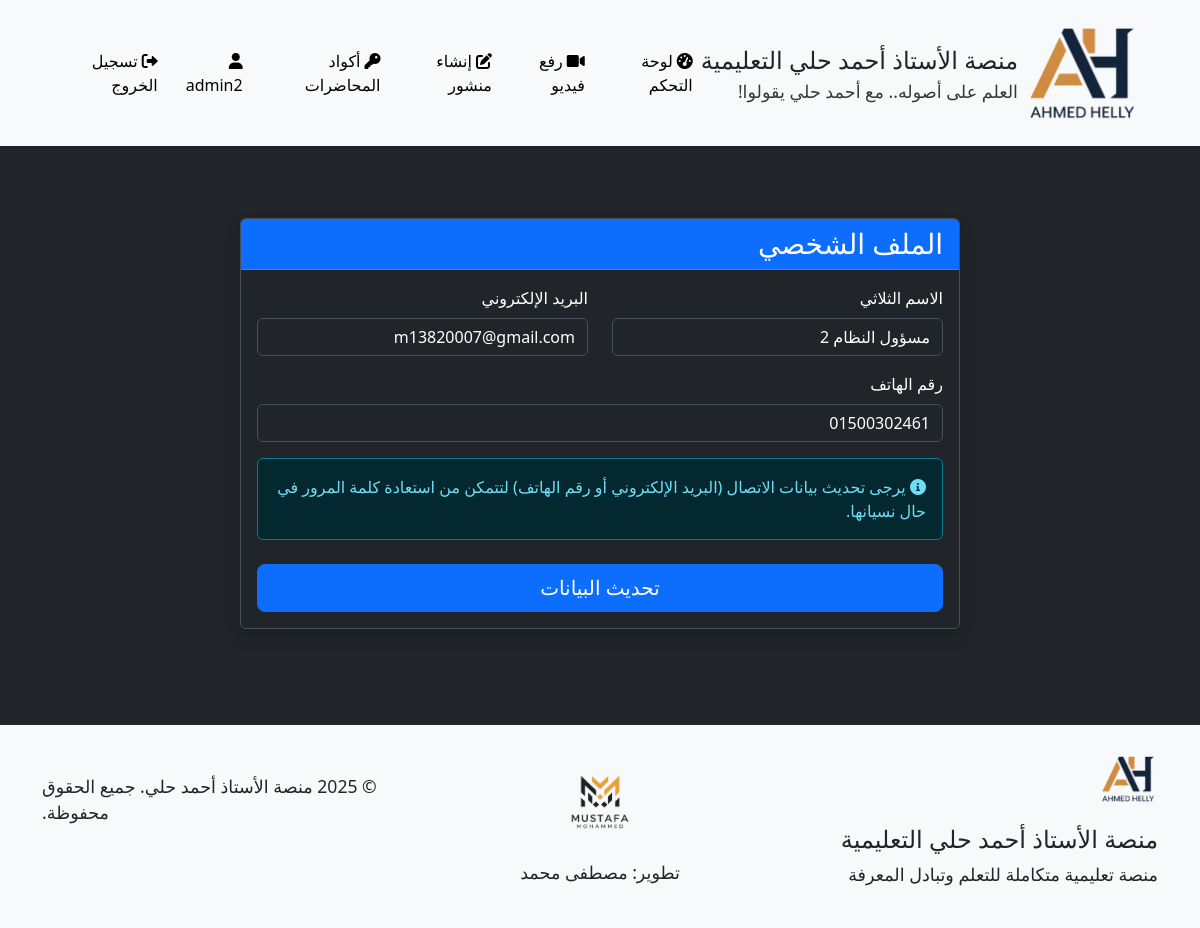
The app's page /profile (signed in), older data.
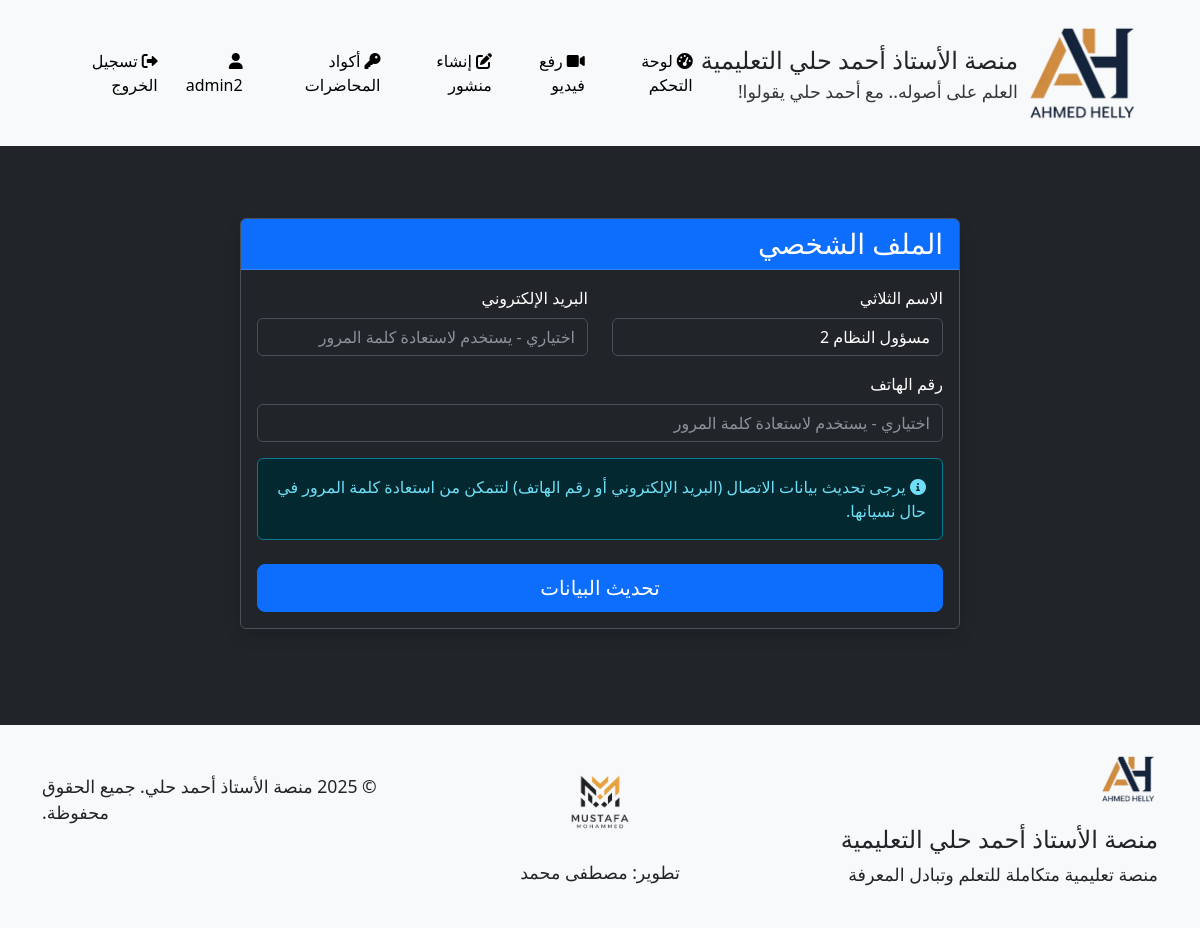
The same page, newer data.
### models.py (models this page shows, shortened)
class User(UserMixin, db.Model):
    __tablename__ = 'users'
    id = db.Column(db.Integer, primary_key=True)
    username = db.Column(db.String(64), unique=True, nullable=False)
    full_name = db.Column(db.String(100), nullable=True)  # الاسم الثلاثي
    email = db.Column(db.String(100), nullable=True)  # البريد الإلكتروني للاستعادة
    phone = db.Column(db.String(20), nullable=True)   # رقم الهاتف للاستعادة
    password_hash = db.Column(db.String(256), nullable=False)
    role = db.Column(db.String(20), nullable=False)  # 'admin' or 'student'
    reset_token = db.Column(db.String(100), nullable=True)  # رمز استعادة كلمة المرور
    reset_token_expiry = db.Column(db.DateTime, nullable=True)  # تاريخ انتهاء صلاحية الرمز
    videos = db.relationship('Video', backref='uploader', lazy='dynamic')
    comments = db.relationship('Comment', backref='author', lazy='dynamic')
    posts = db.relationship('Post', backref='author', lazy='dynamic')
    video_views = db.relationship('VideoView', backref='viewer', lazy='dynamic')

### routes.py (the view, shortened to what this page needs)
@main_bp.route('/profile', methods=['GET', 'POST'])
@login_required
def profile():
    form = ProfileForm()
    if request.method == 'GET':
        form.full_name.data = current_user.full_name
        form.email.data = current_user.email
        form.phone.data = current_user.phone
    return render_template('profile.html', form=form)

### forms.py
class ProfileForm(FlaskForm):
    full_name = StringField('الاسم الثلاثي', validators=[
        DataRequired(message='يجب إدخال الاسم الثلاثي'),
        Length(min=5, max=100, message='يجب أن يكون الاسم الثلاثي بين 5 و 100 حرف')
    ])
    email = StringField('البريد الإلكتروني', validators=[
        Optional(),
        Length(max=100, message='يجب أن لا يتجاوز البريد الإلكتروني 100 حرف')
    ])
    phone = StringField('رقم الهاتف', validators=[
        Optional(),
        Length(max=20, message='يجب أن لا يتجاوز رقم الهاتف 20 رقماً')
    ])
    submit = SubmitField('تحديث البيانات')

### app.py (called while the page is built)
    @login_manager.user_loader
    def load_user(user_id):
        return User.query.get(int(user_id))

### templates/profile.html (shortened to what this page needs)
{% extends 'base.html' %}
{% block content %}
<div class="container">
    <div class="row justify-content-center">
        <div class="col-lg-8">
            <div class="card shadow my-5">
                <div class="card-header bg-primary text-white">
                    <h3 class="mb-0">الملف الشخصي</h3>
                </div>
                <div class="card-body">
                    <form method="POST" action="{{ url_for('main.profile') }}">
                        <div class="row">
                            <div class="col-md-6 mb-3">
                                <label for="{{ form.full_name.id }}" class="form-label">الاسم الثلاثي</label>
                                {{ form.full_name(class="form-control") }}
                            </div>
                            <div class="col-md-6 mb-3">
                                <label for="{{ form.email.id }}" class="form-label">البريد الإلكتروني</label>
                                {{ form.email(class="form-control", placeholder="اختياري - يستخدم لاستعادة كلمة المرور") }}
                            </div>
                        </div>
                        <div class="mb-3">
                            <label for="{{ form.phone.id }}" class="form-label">رقم الهاتف</label>
                            {{ form.phone(class="form-control", placeholder="اختياري - يستخدم لاستعادة كلمة المرور") }}
                        </div>
                        <div class="alert alert-info">
                            <i class="fas fa-info-circle"></i> يرجى تحديث بيانات الاتصال (البريد الإلكتروني أو رقم الهاتف) لتتمكن من استعادة كلمة المرور في حال نسيانها.
                        </div>
                        <div class="d-grid gap-2 mt-4">
                            {{ form.submit(class="btn btn-primary btn-lg") }}
                        </div>
                    </form>
                </div>
            </div>
        </div>
    </div>
</div>
{% endblock %}

### templates/base.html (shortened to what the changed rows need)
<!DOCTYPE html>
<html lang="ar" data-bs-theme="dark">
<head>
    <link rel="stylesheet" href="https://cdn.jsdelivr.net/npm/bootstrap@5.3.0/dist/css/bootstrap.min.css">
    <link rel="stylesheet" href="https://cdnjs.cloudflare.com/ajax/libs/font-awesome/6.0.0/css/all.min.css">
    <link rel="stylesheet" href="{{ url_for('static', filename='css/style.css') }}">
</head>
<body>
    <header>
        <nav class="navbar navbar-expand-lg navbar-light bg-light">
            <div class="container">
                <div class="collapse navbar-collapse" id="navbarNav">
                    <ul class="navbar-nav ms-auto">
                        {% if current_user.is_authenticated %}
                            {% if current_user.role == 'admin' %}
                                <li class="nav-item">
                                    <a class="nav-link {% if request.path.startswith('/admin/dashboard') %}active{% endif %}" href="{{ url_for('admin.dashboard') }}">
                                        <i class="fas fa-tachometer-alt me-1"></i>لوحة التحكم
                                    </a>
                                </li>
                                <li class="nav-item">
                                    <a class="nav-link {% if request.path.startswith('/admin/upload_video') %}active{% endif %}" href="{{ url_for('admin.upload_video') }}">
                                        <i class="fas fa-video me-1"></i>رفع فيديو
                                    </a>
                                </li>
                                <li class="nav-item">
                                    <a class="nav-link {% if request.path.startswith('/admin/create_post') %}active{% endif %}" href="{{ url_for('admin.create_post') }}">
                                        <i class="fas fa-edit me-1"></i>إنشاء منشور
                                    </a>
                                </li>
                                <li class="nav-item">
                                    <a class="nav-link {% if request.path.startswith('/admin/lecture_codes') %}active{% endif %}" href="{{ url_for('admin.lecture_codes') }}">
                                        <i class="fas fa-key me-1"></i>أكواد المحاضرات
                                    </a>
                                </li>
                            {% endif %}
                            <li class="nav-item">
                                <a class="nav-link {% if request.path.startswith('/profile') %}active{% endif %}" href="{{ url_for('main.profile') }}">
                                    <i class="fas fa-user me-1"></i>{{ current_user.username }}
                                </a>
                            </li>
                            <li class="nav-item">
                                <a class="nav-link" href="{{ url_for('main.logout') }}">
                                    <i class="fas fa-sign-out-alt me-1"></i>تسجيل الخروج
                                </a>
                            </li>
                        {% endif %}
                    </ul>
                </div>
            </div>
        </nav>
    </header>
    <main class="container my-4">
        {% block content %}{% endblock %}
    </main>
</body>
</html>

Row changes from the older to the newer data that the page shows:
changed User "admin2": email "m13820007@gmail.com" → (not shown); phone "01500302461" → (not shown)
